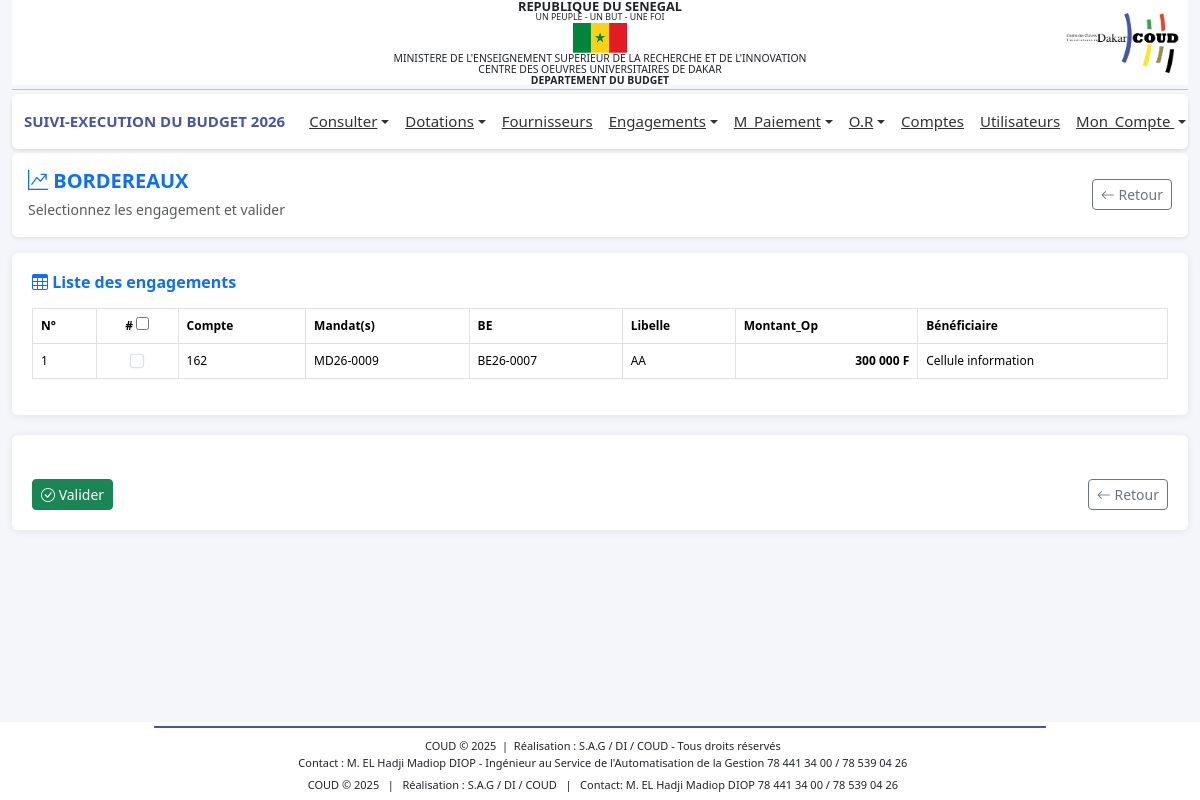
Screenshot of /profiles/bordereau/nouveau.php (signed in) with the database file from the repository.
### tables this page shows
CREATE TABLE IF NOT EXISTS `bud_operations` (
  `idOp` int NOT NULL AUTO_INCREMENT,
  `typeOp` varchar(50) NOT NULL,
  `dateOp` date DEFAULT NULL,
  `montant` int NOT NULL,
  `numFact` varchar(100) DEFAULT NULL,
  `dateSys` datetime DEFAULT CURRENT_TIMESTAMP,
  `idEng` int DEFAULT NULL,
  `idBordereau` int DEFAULT NULL,
  PRIMARY KEY (`idOp`),
  KEY `idEng` (`idEng`),
  KEY `idBordereau` (`idBordereau`)
);

CREATE TABLE IF NOT EXISTS `bud_compte` (
  `idCompte` int NOT NULL AUTO_INCREMENT,
  `numCompte` varchar(100) DEFAULT NULL,
  `code` varchar(50) DEFAULT NULL,
  `dateSys` datetime DEFAULT CURRENT_TIMESTAMP,
  `libelle` varchar(255) DEFAULT NULL,
  `idCp` int DEFAULT NULL,
  PRIMARY KEY (`idCompte`),
  UNIQUE KEY `numCompte` (`numCompte`),
  KEY `idCp` (`idCp`)
);

CREATE TABLE IF NOT EXISTS `bud_engagements` (
  `idEng` int NOT NULL AUTO_INCREMENT,
  `dateEng` date DEFAULT NULL,
  `type_eng` varchar(255) DEFAULT NULL,
  `objet` text,
  `bc` varchar(100) DEFAULT NULL,
  `montant` decimal(13,2) DEFAULT NULL,
  `dateSys` datetime DEFAULT CURRENT_TIMESTAMP,
  `idFourn` int DEFAULT NULL,
  `idCompte` int DEFAULT NULL,
  `idUser` int NOT NULL,
  PRIMARY KEY (`idEng`),
  KEY `idFourn` (`idFourn`),
  KEY `idCompte` (`idCompte`)
);

CREATE TABLE IF NOT EXISTS `bud_fournisseur` (
  `idFourn` int NOT NULL AUTO_INCREMENT,
  `numFourn` varchar(50) DEFAULT NULL,
  `adresse` varchar(100) DEFAULT NULL,
  `nom` varchar(100) DEFAULT NULL,
  `nature` varchar(100) DEFAULT NULL,
  `dateSys` datetime DEFAULT CURRENT_TIMESTAMP,
  `contact` varchar(100) DEFAULT NULL,
  PRIMARY KEY (`idFourn`)
);

### includes/fonctions.php (called while the page is built, shortened)
<?php
function connexionBD()
{
    $connexion = mysqli_connect('localhost', 'root', '', 'budget_db_2024') or
        die('Serveur inaccessible. Merci de reessayer plus tard.');
    return $connexion;
}
$connexion = connexionBD();
function getOperationsSansBordereau()
{
    global $connexion;
    $anneeEnCours = $_SESSION['an'];
    $query = "
        SELECT
            op.idOp,
            op.idEng,
            op.montant AS montantOperation,
            c.numCompte,
            cp.numCp,
            cp.libelle AS libelleCp,
            c.libelle AS libelleC,
            eng.dateEng,
            eng.objet,
            eng.type_eng,
            eng.montant AS montantEngagement,
            f.nom,
            f.numFourn
        FROM bud_operations AS op
        INNER JOIN bud_engagements AS eng
            ON eng.idEng = op.idEng
        INNER JOIN bud_compte AS c
            ON c.idCompte = eng.idCompte
        INNER JOIN bud_comptep AS cp
            ON cp.idCp = c.idCp
        INNER JOIN bud_fournisseur AS f
            ON f.idFourn = eng.idFourn
        WHERE EXISTS (
            SELECT 1
            FROM bud_dotations d
            WHERE d.idCompte = c.idCompte
              AND d.an = '$anneeEnCours'
        )
        AND op.idBordereau IS NULL
        ORDER BY op.idOp DESC
    ";
    $result = $connexion->query($query);
    if ($result && $result->num_rows > 0) {
        return $result->fetch_all(MYSQLI_ASSOC);
    }
    return [];
}
function formatNumEng($idEng)
{
    $an = $_SESSION['an'];
    $deuxDerniersChiffres = substr($an, -2);
    $idFormate = str_pad($idEng, 4, '0', STR_PAD_LEFT);
    return 'BE' . $deuxDerniersChiffres . '-' . $idFormate;
}
?>

### profiles/bordereau/nouveau.php (the view, shortened to what this page needs)
<?php
include '../../includes/fonctions.php';
include '../../includes/header.php';
$operations = getOperationsSansBordereau();
?>
<link rel="stylesheet" href="https://cdn.datatables.net/1.13.6/css/jquery.dataTables.min.css">
<link rel="stylesheet" href="https://cdn.jsdelivr.net/npm/bootstrap-icons@1.11.3/font/bootstrap-icons.css">
<main class="container-fluid">
    <div class="card shadow-sm border-0 mb-3">
        <div class="card-body d-flex justify-content-between align-items-center">
            <div>
                <h5 class="fw-bold text-primary mb-1">
                    <i class="bi bi-graph-up-arrow"></i> BORDEREAUX
                </h5>
                <small class="text-muted">Selectionnez les engagement et valider </small>
            </div>
            <div class="text-end">
                <a href="javascript:history.back()" class="btn btn-outline-secondary btn-sm">
                    <i class="bi bi-arrow-left"></i> Retour
                </a>
            </div>
        </div>
    </div>
    <div class="row">
        <form action="traitement_bordereau.php" method="POST" id="paymentForm">
            <div class="col-lg-12">
                <div class="pdf-card">
                    <h6 class="mb-3 fw-bold text-primary">
                        <i class="bi bi-table"></i> Liste des engagements
                    </h6>
                    <?php if (empty($operations)): ?>
                    <div class="alert alert-info">
                        Aucune opération disponible
                    </div>
                    <?php else: ?>
                    <div class="table-responsive">
                        <table id="tableUsers"
                            class="table table-bordered table-hover table-primary-custom align-middle">
                            <thead>
                                <tr>
                                    <th>N°</th>
                                    <th class="text-center">
                                        #
                                        <input type="checkbox" id="checkAll">
                                    </th>
                                    <th>Compte</th>
                                    <th>Mandat(s)</th>
                                    <th>BE</th>
                                    <th>Libelle</th>
                                    <th>Montant_Op</th>
                                    <th>Bénéficiaire</th>
                                </tr>
                            </thead>
                            <tbody>
                                <?php
                                $n = 1;
                                foreach ($operations as $op):
                                    ?>
                                <tr>
                                    <td><?= $n++; ?></td>
                                    <td class="text-center">
                                        <input type="checkbox" class="form-check-input select-op"
                                            value="<?= $op['idOp']; ?>">
                                    </td>
                                    <td>
                                        <?= htmlspecialchars($op['numCompte']); ?>
                                    </td>
                                    <td>
                                        <?= 'MD'
                                            . date('y')
                                            . '-'
                                            . str_pad($op['idOp'], 4, '0', STR_PAD_LEFT); ?>
                                    </td>
                                    <td>
                                        <?= formatNumEng($op['idEng']); ?>
                                    </td>
                                    <td>
                                        <?= htmlspecialchars($op['objet']); ?>
                                    </td>
                                    <td class="text-end somme fw-bold">
                                        <?= number_format($op['montantOperation'], 0, ',', ' '); ?> F
                                    </td>
                                    <td>
                                        <?= htmlspecialchars($op['nom']); ?>
                                    </td>
                                </tr>
                                <?php endforeach; ?>
                            </tbody>
                        </table>
                    </div>
                    <?php endif; ?>
                </div>
            </div>
    </div>
    <div class="col-lg-12">
        <div class="pdf-card">
            <div class="d-flex justify-content-between mt-4">
                <button class="btn btn-success btn-sm">
                    <i class="bi bi-check-circle"></i> Valider
                </button>
                <a href="javascript:history.back()" class="btn btn-outline-secondary btn-sm">
                    <i class="bi bi-arrow-left"></i> Retour
                </a>
            </div>
        </div>
    </div>
</main>
<?php include '../../includes/footer.php'; ?>

### includes/header.php (style rules this page uses)
body { font-family: 'Segoe UI', Tahoma, sans-serif; background-color: #f8f9fa; margin: 0; display: flex; flex-direction: column; min-height: 100vh; }
main { flex: 1; }

### profiles/bordereau/nouveau.php (style rules this page uses)
body { background-color: #f4f6f9; }
.pdf-card { background: #fff; border-radius: 6px; box-shadow: 0 1px 8px rgba(0, 0, 0, 0.08); padding: 20px; margin-bottom: 20px; }
.table-primary-custom thead { background-color: #4655a4; color: white; }
.form-check-input { transform: scale(1.2); cursor: pointer; }
#tableUsers th, #tableUsers td { font-size: 12px !important; }

### rows the page displays
bud_operations: bud_compte.numCompte "162", idOp "0009", idEng "BE26-0007", idEng.objet "AA", montant "300 000", bud_fournisseur.nom "Cellule information"

### other values shown
$_SESSION['an'] "2026"
